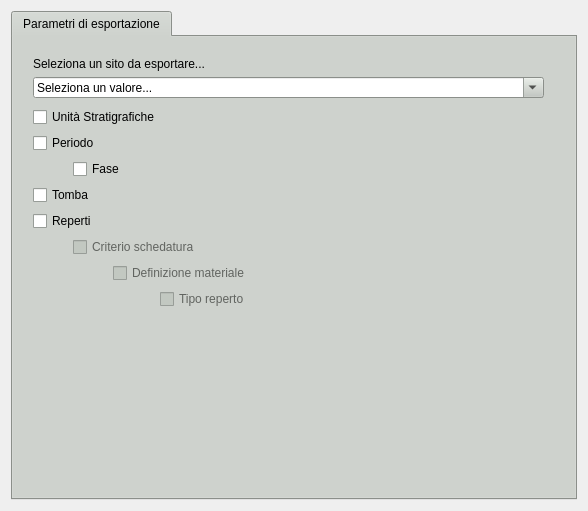
<?xml version="1.0" encoding="UTF-8"?>
<ui version="4.0">
 <class>Dialog_img_exp</class>
 <widget class="QDialog" name="Dialog_img_exp">
  <property name="windowModality">
   <enum>Qt::NonModal</enum>
  </property>
  <property name="enabled">
   <bool>true</bool>
  </property>
  <property name="geometry">
   <rect>
    <x>0</x>
    <y>0</y>
    <width>588</width>
    <height>511</height>
   </rect>
  </property>
  <property name="minimumSize">
   <size>
    <width>450</width>
    <height>279</height>
   </size>
  </property>
  <property name="maximumSize">
   <size>
    <width>1000</width>
    <height>1000</height>
   </size>
  </property>
  <property name="cursor">
   <cursorShape>PointingHandCursor</cursorShape>
  </property>
  <property name="windowTitle">
   <string>Impostazioni del sistema</string>
  </property>
  <property name="windowIcon">
   <iconset>
    <normaloff>:/icons/directoryExp.png</normaloff>:/icons/directoryExp.png</iconset>
  </property>
  <layout class="QGridLayout" name="gridLayout_2">
   <item row="0" column="0">
    <widget class="QTabWidget" name="tabWidget">
     <property name="sizePolicy">
      <sizepolicy hsizetype="Expanding" vsizetype="Expanding">
       <horstretch>200</horstretch>
       <verstretch>200</verstretch>
      </sizepolicy>
     </property>
     <property name="palette">
      <palette>
       <active>
        <colorrole role="WindowText">
         <brush brushstyle="SolidPattern">
          <color alpha="255">
           <red>0</red>
           <green>0</green>
           <blue>0</blue>
          </color>
         </brush>
        </colorrole>
        <colorrole role="Button">
         <brush brushstyle="SolidPattern">
          <color alpha="255">
           <red>194</red>
           <green>200</green>
           <blue>193</blue>
          </color>
         </brush>
        </colorrole>
        <colorrole role="Light">
         <brush brushstyle="SolidPattern">
          <color alpha="255">
           <red>255</red>
           <green>255</green>
           <blue>255</blue>
          </color>
         </brush>
        </colorrole>
        <colorrole role="Midlight">
         <brush brushstyle="SolidPattern">
          <color alpha="255">
           <red>224</red>
           <green>227</green>
           <blue>224</blue>
          </color>
         </brush>
        </colorrole>
        <colorrole role="Dark">
         <brush brushstyle="SolidPattern">
          <color alpha="255">
           <red>97</red>
           <green>100</green>
           <blue>96</blue>
          </color>
         </brush>
        </colorrole>
        <colorrole role="Mid">
         <brush brushstyle="SolidPattern">
          <color alpha="255">
           <red>129</red>
           <green>133</green>
           <blue>129</blue>
          </color>
         </brush>
        </colorrole>
        <colorrole role="Text">
         <brush brushstyle="SolidPattern">
          <color alpha="255">
           <red>0</red>
           <green>0</green>
           <blue>0</blue>
          </color>
         </brush>
        </colorrole>
        <colorrole role="BrightText">
         <brush brushstyle="SolidPattern">
          <color alpha="255">
           <red>255</red>
           <green>255</green>
           <blue>255</blue>
          </color>
         </brush>
        </colorrole>
        <colorrole role="ButtonText">
         <brush brushstyle="SolidPattern">
          <color alpha="255">
           <red>0</red>
           <green>0</green>
           <blue>0</blue>
          </color>
         </brush>
        </colorrole>
        <colorrole role="Base">
         <brush brushstyle="SolidPattern">
          <color alpha="255">
           <red>255</red>
           <green>255</green>
           <blue>255</blue>
          </color>
         </brush>
        </colorrole>
        <colorrole role="Window">
         <brush brushstyle="SolidPattern">
          <color alpha="255">
           <red>194</red>
           <green>200</green>
           <blue>193</blue>
          </color>
         </brush>
        </colorrole>
        <colorrole role="Shadow">
         <brush brushstyle="SolidPattern">
          <color alpha="255">
           <red>0</red>
           <green>0</green>
           <blue>0</blue>
          </color>
         </brush>
        </colorrole>
        <colorrole role="AlternateBase">
         <brush brushstyle="SolidPattern">
          <color alpha="255">
           <red>224</red>
           <green>227</green>
           <blue>224</blue>
          </color>
         </brush>
        </colorrole>
        <colorrole role="ToolTipBase">
         <brush brushstyle="SolidPattern">
          <color alpha="255">
           <red>255</red>
           <green>255</green>
           <blue>220</blue>
          </color>
         </brush>
        </colorrole>
        <colorrole role="ToolTipText">
         <brush brushstyle="SolidPattern">
          <color alpha="255">
           <red>0</red>
           <green>0</green>
           <blue>0</blue>
          </color>
         </brush>
        </colorrole>
        <colorrole role="PlaceholderText">
         <brush brushstyle="SolidPattern">
          <color alpha="128">
           <red>0</red>
           <green>0</green>
           <blue>0</blue>
          </color>
         </brush>
        </colorrole>
       </active>
       <inactive>
        <colorrole role="WindowText">
         <brush brushstyle="SolidPattern">
          <color alpha="255">
           <red>0</red>
           <green>0</green>
           <blue>0</blue>
          </color>
         </brush>
        </colorrole>
        <colorrole role="Button">
         <brush brushstyle="SolidPattern">
          <color alpha="255">
           <red>194</red>
           <green>200</green>
           <blue>193</blue>
          </color>
         </brush>
        </colorrole>
        <colorrole role="Light">
         <brush brushstyle="SolidPattern">
          <color alpha="255">
           <red>255</red>
           <green>255</green>
           <blue>255</blue>
          </color>
         </brush>
        </colorrole>
        <colorrole role="Midlight">
         <brush brushstyle="SolidPattern">
          <color alpha="255">
           <red>224</red>
           <green>227</green>
           <blue>224</blue>
          </color>
         </brush>
        </colorrole>
        <colorrole role="Dark">
         <brush brushstyle="SolidPattern">
          <color alpha="255">
           <red>97</red>
           <green>100</green>
           <blue>96</blue>
          </color>
         </brush>
        </colorrole>
        <colorrole role="Mid">
         <brush brushstyle="SolidPattern">
          <color alpha="255">
           <red>129</red>
           <green>133</green>
           <blue>129</blue>
          </color>
         </brush>
        </colorrole>
        <colorrole role="Text">
         <brush brushstyle="SolidPattern">
          <color alpha="255">
           <red>0</red>
           <green>0</green>
           <blue>0</blue>
          </color>
         </brush>
        </colorrole>
        <colorrole role="BrightText">
         <brush brushstyle="SolidPattern">
          <color alpha="255">
           <red>255</red>
           <green>255</green>
           <blue>255</blue>
          </color>
         </brush>
        </colorrole>
        <colorrole role="ButtonText">
         <brush brushstyle="SolidPattern">
          <color alpha="255">
           <red>0</red>
           <green>0</green>
           <blue>0</blue>
          </color>
         </brush>
        </colorrole>
        <colorrole role="Base">
         <brush brushstyle="SolidPattern">
          <color alpha="255">
           <red>255</red>
           <green>255</green>
           <blue>255</blue>
          </color>
         </brush>
        </colorrole>
        <colorrole role="Window">
         <brush brushstyle="SolidPattern">
          <color alpha="255">
           <red>194</red>
           <green>200</green>
           <blue>193</blue>
          </color>
         </brush>
        </colorrole>
        <colorrole role="Shadow">
         <brush brushstyle="SolidPattern">
          <color alpha="255">
           <red>0</red>
           <green>0</green>
           <blue>0</blue>
          </color>
         </brush>
        </colorrole>
        <colorrole role="AlternateBase">
         <brush brushstyle="SolidPattern">
          <color alpha="255">
           <red>224</red>
           <green>227</green>
           <blue>224</blue>
          </color>
         </brush>
        </colorrole>
        <colorrole role="ToolTipBase">
         <brush brushstyle="SolidPattern">
          <color alpha="255">
           <red>255</red>
           <green>255</green>
           <blue>220</blue>
          </color>
         </brush>
        </colorrole>
        <colorrole role="ToolTipText">
         <brush brushstyle="SolidPattern">
          <color alpha="255">
           <red>0</red>
           <green>0</green>
           <blue>0</blue>
          </color>
         </brush>
        </colorrole>
        <colorrole role="PlaceholderText">
         <brush brushstyle="SolidPattern">
          <color alpha="128">
           <red>0</red>
           <green>0</green>
           <blue>0</blue>
          </color>
         </brush>
        </colorrole>
       </inactive>
       <disabled>
        <colorrole role="WindowText">
         <brush brushstyle="SolidPattern">
          <color alpha="255">
           <red>97</red>
           <green>100</green>
           <blue>96</blue>
          </color>
         </brush>
        </colorrole>
        <colorrole role="Button">
         <brush brushstyle="SolidPattern">
          <color alpha="255">
           <red>194</red>
           <green>200</green>
           <blue>193</blue>
          </color>
         </brush>
        </colorrole>
        <colorrole role="Light">
         <brush brushstyle="SolidPattern">
          <color alpha="255">
           <red>255</red>
           <green>255</green>
           <blue>255</blue>
          </color>
         </brush>
        </colorrole>
        <colorrole role="Midlight">
         <brush brushstyle="SolidPattern">
          <color alpha="255">
           <red>224</red>
           <green>227</green>
           <blue>224</blue>
          </color>
         </brush>
        </colorrole>
        <colorrole role="Dark">
         <brush brushstyle="SolidPattern">
          <color alpha="255">
           <red>97</red>
           <green>100</green>
           <blue>96</blue>
          </color>
         </brush>
        </colorrole>
        <colorrole role="Mid">
         <brush brushstyle="SolidPattern">
          <color alpha="255">
           <red>129</red>
           <green>133</green>
           <blue>129</blue>
          </color>
         </brush>
        </colorrole>
        <colorrole role="Text">
         <brush brushstyle="SolidPattern">
          <color alpha="255">
           <red>97</red>
           <green>100</green>
           <blue>96</blue>
          </color>
         </brush>
        </colorrole>
        <colorrole role="BrightText">
         <brush brushstyle="SolidPattern">
          <color alpha="255">
           <red>255</red>
           <green>255</green>
           <blue>255</blue>
          </color>
         </brush>
        </colorrole>
        <colorrole role="ButtonText">
         <brush brushstyle="SolidPattern">
          <color alpha="255">
           <red>97</red>
           <green>100</green>
           <blue>96</blue>
          </color>
         </brush>
        </colorrole>
        <colorrole role="Base">
         <brush brushstyle="SolidPattern">
          <color alpha="255">
           <red>194</red>
           <green>200</green>
           <blue>193</blue>
          </color>
         </brush>
        </colorrole>
        <colorrole role="Window">
         <brush brushstyle="SolidPattern">
          <color alpha="255">
           <red>194</red>
           <green>200</green>
           <blue>193</blue>
          </color>
         </brush>
        </colorrole>
        <colorrole role="Shadow">
         <brush brushstyle="SolidPattern">
          <color alpha="255">
           <red>0</red>
           <green>0</green>
           <blue>0</blue>
          </color>
         </brush>
        </colorrole>
        <colorrole role="AlternateBase">
         <brush brushstyle="SolidPattern">
          <color alpha="255">
           <red>194</red>
           <green>200</green>
           <blue>193</blue>
          </color>
         </brush>
        </colorrole>
        <colorrole role="ToolTipBase">
         <brush brushstyle="SolidPattern">
          <color alpha="255">
           <red>255</red>
           <green>255</green>
           <blue>220</blue>
          </color>
         </brush>
        </colorrole>
        <colorrole role="ToolTipText">
         <brush brushstyle="SolidPattern">
          <color alpha="255">
           <red>0</red>
           <green>0</green>
           <blue>0</blue>
          </color>
         </brush>
        </colorrole>
        <colorrole role="PlaceholderText">
         <brush brushstyle="SolidPattern">
          <color alpha="128">
           <red>0</red>
           <green>0</green>
           <blue>0</blue>
          </color>
         </brush>
        </colorrole>
       </disabled>
      </palette>
     </property>
     <property name="currentIndex">
      <number>0</number>
     </property>
     <widget class="QWidget" name="tab">
      <attribute name="title">
       <string>Parametri di esportazione</string>
      </attribute>
      <widget class="QWidget" name="layoutWidget">
       <property name="geometry">
        <rect>
         <x>20</x>
         <y>20</y>
         <width>511</width>
         <height>41</height>
        </rect>
       </property>
       <layout class="QVBoxLayout" name="verticalLayout">
        <item>
         <widget class="QLabel" name="label">
          <property name="text">
           <string>Seleziona un sito da esportare...</string>
          </property>
         </widget>
        </item>
        <item>
         <widget class="QComboBox" name="comboBox_sito">
          <property name="enabled">
           <bool>true</bool>
          </property>
          <property name="mouseTracking">
           <bool>false</bool>
          </property>
          <property name="contextMenuPolicy">
           <enum>Qt::DefaultContextMenu</enum>
          </property>
          <property name="acceptDrops">
           <bool>false</bool>
          </property>
          <property name="editable">
           <bool>true</bool>
          </property>
          <property name="duplicatesEnabled">
           <bool>false</bool>
          </property>
          <property name="frame">
           <bool>true</bool>
          </property>
          <item>
           <property name="text">
            <string>Seleziona un valore...</string>
           </property>
          </item>
         </widget>
        </item>
       </layout>
      </widget>
      <widget class="QWidget" name="layoutWidget">
       <property name="geometry">
        <rect>
         <x>20</x>
         <y>70</y>
         <width>391</width>
         <height>223</height>
        </rect>
       </property>
       <layout class="QGridLayout" name="gridLayout">
        <property name="sizeConstraint">
         <enum>QLayout::SizeConstraint::SetFixedSize</enum>
        </property>
        <item row="7" column="0" colspan="5">
         <layout class="QHBoxLayout" name="horizontalLayout">
          <item>
           <spacer name="horizontalSpacer_4">
            <property name="orientation">
             <enum>Qt::Horizontal</enum>
            </property>
            <property name="sizeType">
             <enum>QSizePolicy::Policy::Expanding</enum>
            </property>
            <property name="sizeHint" stdset="0">
             <size>
              <width>120</width>
              <height>20</height>
             </size>
            </property>
           </spacer>
          </item>
          <item>
           <widget class="QCheckBox" name="checkBox_tipo_reperto">
            <property name="enabled">
             <bool>false</bool>
            </property>
            <property name="text">
             <string>Tipo reperto</string>
            </property>
           </widget>
          </item>
         </layout>
        </item>
        <item row="2" column="0" colspan="3">
         <layout class="QHBoxLayout" name="horizontalLayout_4">
          <item>
           <spacer name="horizontalSpacer">
            <property name="orientation">
             <enum>Qt::Horizontal</enum>
            </property>
            <property name="sizeType">
             <enum>QSizePolicy::Policy::Preferred</enum>
            </property>
            <property name="sizeHint" stdset="0">
             <size>
              <width>40</width>
              <height>20</height>
             </size>
            </property>
           </spacer>
          </item>
          <item>
           <widget class="QCheckBox" name="checkBox_fase">
            <property name="text">
             <string>Fase</string>
            </property>
           </widget>
          </item>
         </layout>
        </item>
        <item row="5" column="0" colspan="5">
         <layout class="QHBoxLayout" name="horizontalLayout_5">
          <item>
           <layout class="QHBoxLayout" name="horizontalLayout_3">
            <item>
             <spacer name="horizontalSpacer_2">
              <property name="orientation">
               <enum>Qt::Horizontal</enum>
              </property>
              <property name="sizeHint" stdset="0">
               <size>
                <width>40</width>
                <height>20</height>
               </size>
              </property>
             </spacer>
            </item>
            <item>
             <widget class="QCheckBox" name="checkBox_criterio_schedatura">
              <property name="enabled">
               <bool>false</bool>
              </property>
              <property name="text">
               <string>Criterio schedatura</string>
              </property>
             </widget>
            </item>
           </layout>
          </item>
          <item>
           <spacer name="horizontalSpacer_5">
            <property name="orientation">
             <enum>Qt::Horizontal</enum>
            </property>
            <property name="sizeHint" stdset="0">
             <size>
              <width>40</width>
              <height>20</height>
             </size>
            </property>
           </spacer>
          </item>
         </layout>
        </item>
        <item row="6" column="0" colspan="5">
         <layout class="QHBoxLayout" name="horizontalLayout_2">
          <item>
           <spacer name="horizontalSpacer_3">
            <property name="orientation">
             <enum>Qt::Horizontal</enum>
            </property>
            <property name="sizeType">
             <enum>QSizePolicy::Policy::Minimum</enum>
            </property>
            <property name="sizeHint" stdset="0">
             <size>
              <width>80</width>
              <height>20</height>
             </size>
            </property>
           </spacer>
          </item>
          <item>
           <widget class="QCheckBox" name="checkBox_definizione_materiale">
            <property name="enabled">
             <bool>false</bool>
            </property>
            <property name="text">
             <string>Definizione materiale</string>
            </property>
           </widget>
          </item>
         </layout>
        </item>
        <item row="6" column="5">
         <spacer name="horizontalSpacer_12">
          <property name="orientation">
           <enum>Qt::Horizontal</enum>
          </property>
          <property name="sizeHint" stdset="0">
           <size>
            <width>170</width>
            <height>20</height>
           </size>
          </property>
         </spacer>
        </item>
        <item row="4" column="2" colspan="4">
         <spacer name="horizontalSpacer_10">
          <property name="orientation">
           <enum>Qt::Horizontal</enum>
          </property>
          <property name="sizeHint" stdset="0">
           <size>
            <width>438</width>
            <height>20</height>
           </size>
          </property>
         </spacer>
        </item>
        <item row="1" column="0">
         <widget class="QCheckBox" name="checkBox_periodo">
          <property name="text">
           <string>Periodo</string>
          </property>
         </widget>
        </item>
        <item row="0" column="0" colspan="4">
         <widget class="QCheckBox" name="checkBox_US">
          <property name="text">
           <string>Unità Stratigrafiche</string>
          </property>
         </widget>
        </item>
        <item row="3" column="0" colspan="2">
         <widget class="QCheckBox" name="checkBox_struttura">
          <property name="text">
           <string>Tomba</string>
          </property>
         </widget>
        </item>
        <item row="0" column="4" colspan="2">
         <spacer name="horizontalSpacer_6">
          <property name="orientation">
           <enum>Qt::Horizontal</enum>
          </property>
          <property name="sizeHint" stdset="0">
           <size>
            <width>388</width>
            <height>20</height>
           </size>
          </property>
         </spacer>
        </item>
        <item row="4" column="0" colspan="2">
         <widget class="QCheckBox" name="checkBox_reperti">
          <property name="text">
           <string>Reperti</string>
          </property>
         </widget>
        </item>
        <item row="2" column="3" colspan="3">
         <spacer name="horizontalSpacer_8">
          <property name="orientation">
           <enum>Qt::Horizontal</enum>
          </property>
          <property name="sizeHint" stdset="0">
           <size>
            <width>408</width>
            <height>20</height>
           </size>
          </property>
         </spacer>
        </item>
        <item row="3" column="2" colspan="4">
         <spacer name="horizontalSpacer_9">
          <property name="orientation">
           <enum>Qt::Horizontal</enum>
          </property>
          <property name="sizeHint" stdset="0">
           <size>
            <width>438</width>
            <height>20</height>
           </size>
          </property>
         </spacer>
        </item>
        <item row="5" column="5">
         <spacer name="horizontalSpacer_11">
          <property name="orientation">
           <enum>Qt::Horizontal</enum>
          </property>
          <property name="sizeHint" stdset="0">
           <size>
            <width>288</width>
            <height>20</height>
           </size>
          </property>
         </spacer>
        </item>
        <item row="1" column="1" colspan="5">
         <spacer name="horizontalSpacer_7">
          <property name="orientation">
           <enum>Qt::Horizontal</enum>
          </property>
          <property name="sizeHint" stdset="0">
           <size>
            <width>448</width>
            <height>20</height>
           </size>
          </property>
         </spacer>
        </item>
        <item row="7" column="5">
         <spacer name="horizontalSpacer_13">
          <property name="orientation">
           <enum>Qt::Horizontal</enum>
          </property>
          <property name="sizeHint" stdset="0">
           <size>
            <width>288</width>
            <height>20</height>
           </size>
          </property>
         </spacer>
        </item>
       </layout>
      </widget>
     </widget>
    </widget>
   </item>
  </layout>
 </widget>
 <resources>
  <include location="resources.qrc"/>
 </resources>
 <connections/>
</ui>
